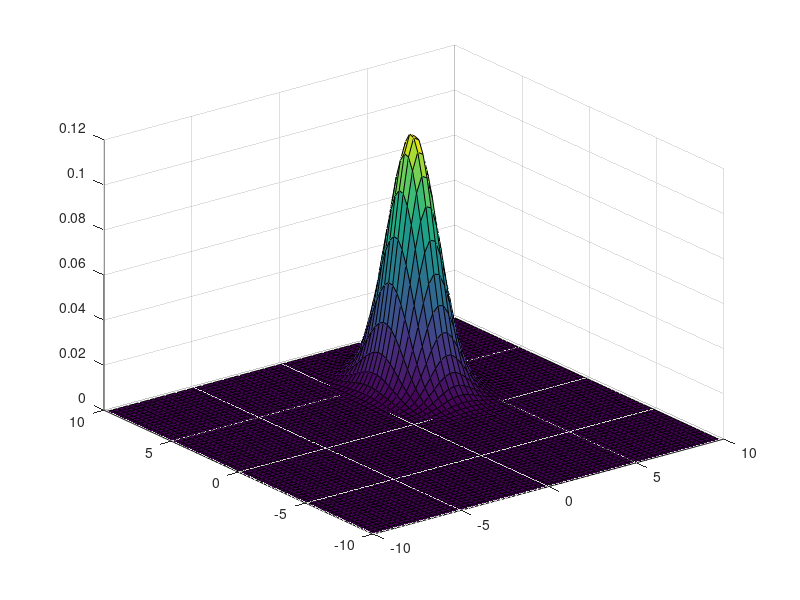

Here is the MATLAB script that generated this plot:
mu = [3 4];
sigma =[1 0; 0 2];
x =(-10:.3:10);

[X,Y] = meshgrid(x,x);

%mulitvariate normal distribution
% f(x,mu,sigma) = (1/(sqrt(det(sigma)*(2*pie)^d)
% *exp(-0.5(x-mu)^t*sigma^-1*(x-mu)

Z = mvnpdf([X(:) Y(:)], mu, sigma);
Z = reshape(Z, length(x), length(x));

surf(X,Y,Z);

%question 2
%d2 = mahal(Y,X) returns the squared Mahalanobis distance of 
%each observation in Y to the reference samples in X.
refer_X = mvnrnd(mu,sigma, 10000);

%Question 2
disp('Question 2');
disp(mahal([10 10], refer_X));

%Question 3
disp('Question 3');
disp(mahal([0 0], refer_X));

%Question 4
disp('Question 4');
disp(mahal([3 4], refer_X));

%Question 5
disp('Question 5');
disp(mahal([6 8], refer_X));